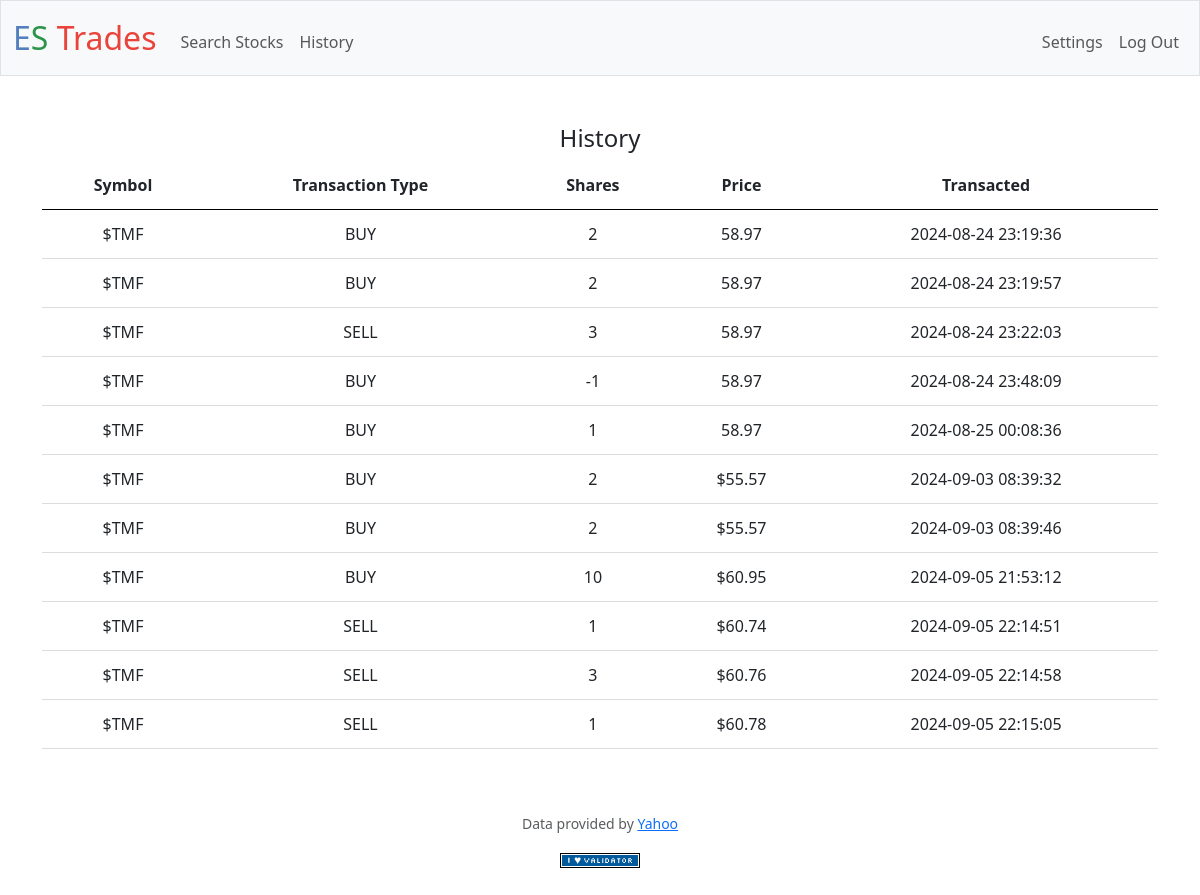
Screenshot of /history (signed in) with the database file from the repository.
### tables this page shows
CREATE TABLE 'history' ('users_id' INTEGER, 'symbol' TEXT, 'type' TEXT,'quantity' INTEGER,'cost' NUMERIC, 'time' DATETIME);

### app.py (the view)
@app.route("/history")
@login_required
def history():
    history = db.execute("SELECT * FROM history WHERE users_id = ?", session["user_id"])
    return render_template("history.html", history=history)

### app.py (called while the page is built)
def login_required(f):
    @wraps(f)
    def decorated_function(*args, **kwargs):
        if session.get("user_id") is None:
            return redirect("/login")
        return f(*args, **kwargs)
    return decorated_function

@app.after_request
def after_request(response):
    response.headers["Cache-Control"] = "no-cache, no-store, must-revalidate"
    response.headers["Expires"] = 0
    response.headers["Pragma"] = "no-cache"
    return response

### templates/history.html (shortened to what this page needs)
{% extends "layout.html" %}
{% block main %}
    <form action="/" method="get">
        <div class="mb-3">
            <h4>History</h4>
            <table>
                <thead>
                    <tr>
                        <th>Symbol</th>
                        <th>Transaction Type</th>
                        <th>Shares</th>
                        <th>Price</th>
                        <th>Transacted</th>
                    </tr>
                </thead>
                <tbody>
                    {% for history in history %}
                    <tr>
                        <td>${{history.symbol.upper()}}</td>
                        <td>{{history.type}}</td>
                        <td>{{history.quantity}}</td>
                        <td>{{history.cost}}</td>
                        <td>{{history.time}}</td>
                    </tr>
                    {% endfor %}
                </tbody>
            </table>
        </div>
    </form>
{% endblock %}

### templates/layout.html (shortened to what this page needs)
<!DOCTYPE html>
<html lang="en">
    <head>
        <link href="https://cdn.jsdelivr.net/npm/bootstrap@5.3.3/dist/css/bootstrap.min.css" rel="stylesheet">
        <link href="/static/styles.css" rel="stylesheet">
    </head>
    <body>
        <nav class="bg-light border navbar navbar-expand-md navbar-light">
            <div class="container-fluid">
                <a class="navbar-brand" href="/"><span class="blue">E</span><span class="green">S</span> <span class="red"> Trades</span></a>
                <div class="collapse navbar-collapse" id="navbar">
                    {% if session["user_id"] %}
                        <ul class="navbar-nav me-auto mt-2">
                            <li class="nav-item"><a class="nav-link" href="/quote">Search Stocks</a></li>
                            <li class="nav-item"><a class="nav-link" href="/history">History</a></li>
                        </ul>
                        <ul class="navbar-nav ms-auto mt-2">
                            <li class="nav-item"><a class="nav-link" href="/settings">Settings</a></li>
                            <li class="nav-item"><a class="nav-link" href="/logout">Log Out</a></li>
                        </ul>
                    {% else %}
                        <ul class="navbar-nav ms-auto mt-2">
                            <li class="nav-item"><a class="nav-link" href="/register">Register</a></li>
                            <li class="nav-item"><a class="nav-link" href="/login">Log In</a></li>
                        </ul>
                    {% endif %}
                </div>
            </div>
        </nav>
        <main class="container py-5 text-center">
            {% block main %}{% endblock %}
        </main>
        <footer class="mb-5">
            <p class="mb-3 small text-center text-muted">
                Data provided by <a href="https://finance.yahoo.com/">Yahoo</a>
            </p>
            <form action="https://validator.w3.org/check" class="text-center" enctype="multipart/form-data" method="post" target="_blank">
                <input alt="Validate" src="/static/I_heart_validator.png" type="image">
            </form>
        </footer>
    </body>
</html>

### static/styles.css (style rules this page uses)
nav .navbar-brand { font-size: xx-large; }
nav .navbar-brand .blue { color: #537fbe; }
nav .navbar-brand .red { color: #ea433b; }
nav .navbar-brand .green { color: #2e944b; }
table { background-color: transparent; margin-bottom: 1rem; width: 100%; }
table th { border-bottom: 1px solid black; padding: 0.75rem; vertical-align: middle; }
table td { padding: 0.75rem; vertical-align: middle; }
tbody tr { border-bottom: 1px solid #ddd; }

### rows the page displays
history: symbol "TMF", type "BUY", quantity "2", cost "58.97", time "2024-08-24 23:19:36"
history: symbol "TMF", type "BUY", quantity "2", cost "58.97", time "2024-08-24 23:19:57"
history: symbol "TMF", type "SELL", quantity "3", cost "58.97", time "2024-08-24 23:22:03"
history: symbol "TMF", type "BUY", quantity "-1", cost "58.97", time "2024-08-24 23:48:09"
history: symbol "TMF", type "BUY", quantity "1", cost "58.97", time "2024-08-25 00:08:36"
history: symbol "TMF", type "BUY", quantity "2", cost "$55.57", time "2024-09-03 08:39:32"
history: symbol "TMF", type "BUY", quantity "2", cost "$55.57", time "2024-09-03 08:39:46"
history: symbol "TMF", type "BUY", quantity "10", cost "$60.95", time "2024-09-05 21:53:12"
history: symbol "TMF", type "SELL", quantity "1", cost "$60.74", time "2024-09-05 22:14:51"
history: symbol "TMF", type "SELL", quantity "3", cost "$60.76", time "2024-09-05 22:14:58"
history: symbol "TMF", type "SELL", quantity "1", cost "$60.78", time "2024-09-05 22:15:05"
